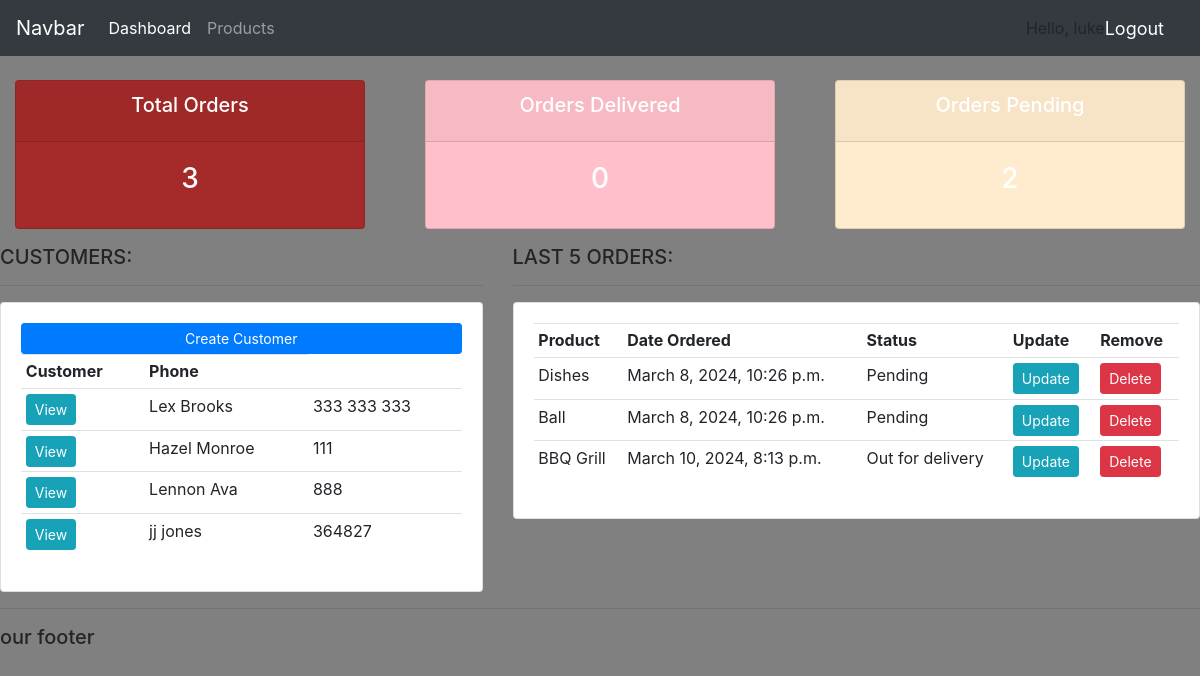
The app's page / (signed in) with its own data.
### accounts/models.py (models this page shows, shortened)
class Customer(models.Model):
    name = models.CharField(max_length=200, null=True)
    phone = models.CharField(max_length=200, null=True)
    email = models.CharField(max_length=200, null=True)
    date_created = models.DateTimeField(auto_now_add=True)

class Order(models.Model):
    STATUS = (
        ('Pending','Pending'),
        ('Out for delivery','Out for delivery'),
        ('Delivered','Delivered'),
        )
    customer = models.ForeignKey(Customer,null=True,on_delete=models.SET_NULL)
    product = models.ForeignKey(Product,null=True,on_delete=models.SET_NULL)
    date_created = models.DateTimeField(auto_now_add=True, null=True)
    status = models.CharField(max_length=200, null=True,choices=STATUS)
    note = models.CharField(max_length=1000, null=True)

class Product(models.Model):
    CATEGORY=(
        ('Indoor','Indoor'),
        ('Outdoor','Outdoor'),
    )
    name = models.CharField(max_length=200, null=True)
    price = models.FloatField(null=True)
    category = models.CharField(max_length=200, null=True, choices=CATEGORY)
    description= models.CharField(max_length=200, null=True, blank = True)
    date_created = models.DateTimeField(auto_now_add=True)
    tags = models.ManyToManyField(Tag)
    def __str__(self):
        return self.name

### accounts/views.py (the view)
# urls.py: path('', views.home,name='home'),
def home(request):
    orders = Order.objects.all()
    customers = Customer.objects.all()
    total_customers = customers.count()
    total_orders = orders.count()
    orders.count()
    delivered = orders.filter(status = 'Delivered').count()
    pending = orders.filter(status = 'Pending').count()
    context = {'orders': orders, 'customers': customers, 'total_orders': total_orders, 'total_customer': total_customers, 'delivered': delivered, 'pending':pending}
    return render(request, 'accounts/dashboard.html', context)

### accounts/templates/accounts/dashboard.html
{% extends "accounts/main.html" %}
{% block content %}
{% include "accounts/status.html" %}
<div class ="row">
    <div class="col-md-5">
        <h5>CUSTOMERS:</h5>
        <hr>
        <div class="card card-body">
            <a class="btn btn-primary btn-sm btn-block" href="">Create Customer
            </a>
            <table class="table table-sm">
                <tr>
                    <th>Customer</th>
                    <th>Phone</th>
                </tr>
                {% for customer in customers %}
                    <tr>
                        <td><a class="btn btn-sm btn-info" href="{% url 'customer' customer.id %}">View</a></td>
                        <td>{{customer.name}}</td>
                        <td>{{customer.phone}}</td>
                    </tr>
                {% endfor %}
            </table>
        </div>
    </div>
    <div class="col-md-7">
        <h5>LAST 5 ORDERS:</h5>
        <hr>
        <div class="card card-body">
        <table class="table table-sm">
                <tr>
                    <th>Product</th>
                    <th>Date Ordered</th>
                    <th>Status</th>
                    <th>Update</th>
                    <th>Remove</th>
                </tr>
                {% for order in orders %}
                <tr>
                    <td>{{order.product}}</td>
                    <td>{{order.date_created}}</td>
                    <td>{{order.status}}</td>
                    <td><a class="btn btn-sm btn-info" href="{% url 'update_order' order.id %}">Update</a></td>
                    <td><a class="btn btn-sm btn-danger" href="{% url 'delete_order' order.id %}">Delete</a></td>
                </tr>
            {% endfor %}
            </table>
        </div>
    </div>
</div>
{% endblock %}

### accounts/templates/accounts/navbar.html (shortened to what this page needs)
{% load static %}
<nav class="navbar navbar-expand-lg navbar-dark bg-dark">
  <a class="navbar-brand" href="#">Navbar</a>
    <div class="collapse navbar-collapse" id="navbarNav">
      <ul class="navbar-nav">
        <li class="nav-item active">
          <a class="nav-link" href="{% url 'home' %}">Dashboard <span class="sr-only">(current)</span></a>
        </li>
        <li class="nav-item">
          <a class="nav-link" href="{% url 'products' %}">Products</a>
        </li>
      </ul>
    </div>
    Hello, {{request.user}}</span>
    <span><a class='hello-msg' href="{% url 'logout' %}">Logout</a></span>
  </nav>

### static/css/main.css (style rules this page uses)
body { background-color:grey; }

### accounts/templates/accounts/navbar.html (style rules this page uses)
.hello-msg { font-size:18px; color:#fff; margin-right:20px; }

### records on screen
Customer: name "Lex Brooks", phone "333 333 333"
Customer: name "Hazel Monroe", phone "111"
Customer: name "Lennon Ava", phone "888"
Customer: name "jj jones", phone "364827"
Order: product "Dishes", date_created "March 8, 2024, 10:26 p.m.", status "Pending"
Order: product "Ball", date_created "March 8, 2024, 10:26 p.m.", status "Pending"
Order: product "BBQ Grill", date_created "March 10, 2024, 8:13 p.m.", status "Out for delivery"

### other values on screen
{{ request.user }} "luke"
{{ total_orders }} "3"
{{ delivered }} "0"
